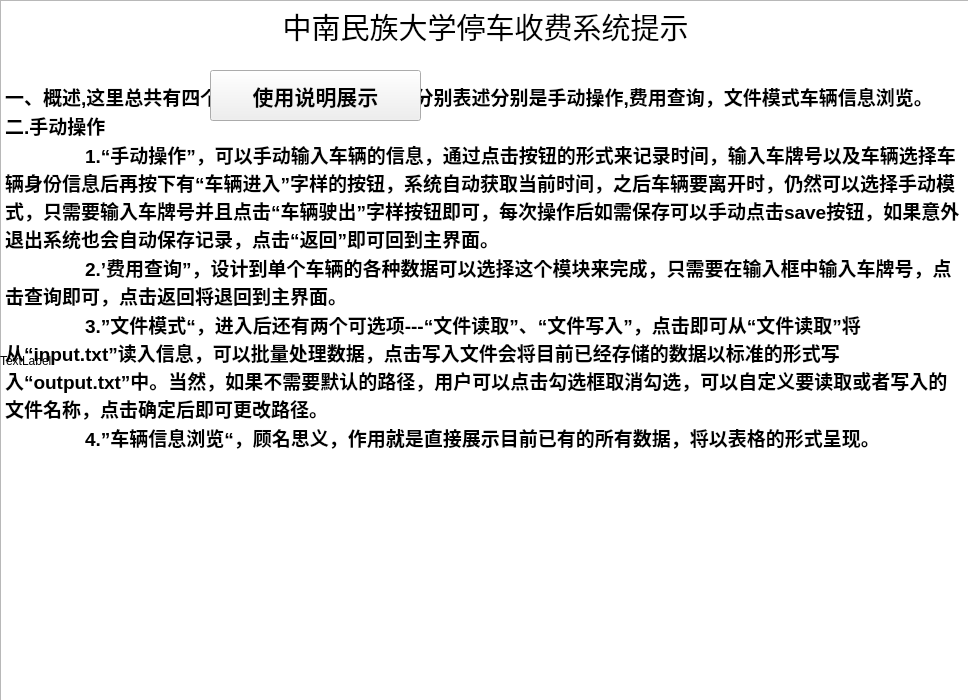
<?xml version="1.0" encoding="UTF-8"?>
<ui version="4.0">
 <class>tips</class>
 <widget class="QWidget" name="tips">
  <property name="geometry">
   <rect>
    <x>0</x>
    <y>0</y>
    <width>968</width>
    <height>700</height>
   </rect>
  </property>
  <property name="windowTitle">
   <string>Form</string>
  </property>
  <widget class="QPushButton" name="backButton">
   <property name="geometry">
    <rect>
     <x>640</x>
     <y>70</y>
     <width>201</width>
     <height>41</height>
    </rect>
   </property>
   <property name="font">
    <font>
     <pointsize>21</pointsize>
    </font>
   </property>
   <property name="text">
    <string>back</string>
   </property>
  </widget>
  <widget class="QTextBrowser" name="tipBrowser">
   <property name="geometry">
    <rect>
     <x>0</x>
     <y>0</y>
     <width>971</width>
     <height>751</height>
    </rect>
   </property>
   <property name="html">
    <string>&lt;!DOCTYPE HTML PUBLIC &quot;-//W3C//DTD HTML 4.0//EN&quot; &quot;http://www.w3.org/TR/REC-html40/strict.dtd&quot;&gt;
&lt;html&gt;&lt;head&gt;&lt;meta name=&quot;qrichtext&quot; content=&quot;1&quot; /&gt;&lt;meta charset=&quot;utf-8&quot; /&gt;&lt;style type=&quot;text/css&quot;&gt;
p, li { white-space: pre-wrap; }
hr { height: 1px; border-width: 0; }
li.unchecked::marker { content: &quot;\2610&quot;; }
li.checked::marker { content: &quot;\2612&quot;; }
&lt;/style&gt;&lt;/head&gt;&lt;body style=&quot; font-family:'Microsoft YaHei UI'; font-size:9pt; font-weight:400; font-style:normal;&quot;&gt;
&lt;p align=&quot;center&quot; style=&quot; margin-top:0px; margin-bottom:0px; margin-left:0px; margin-right:0px; -qt-block-indent:0; text-indent:0px;&quot;&gt;&lt;span style=&quot; font-size:22pt;&quot;&gt;中南民族大学停车收费系统提示&lt;/span&gt;&lt;/p&gt;
&lt;p style=&quot;-qt-paragraph-type:empty; margin-top:0px; margin-bottom:0px; margin-left:0px; margin-right:0px; -qt-block-indent:0; text-indent:0px; font-size:22pt;&quot;&gt;&lt;br /&gt;&lt;/p&gt;
&lt;p style=&quot; margin-top:0px; margin-bottom:0px; margin-left:0px; margin-right:0px; -qt-block-indent:0; text-indent:0px;&quot;&gt;&lt;span style=&quot; font-size:14pt; font-weight:700;&quot;&gt;一、概述,这里总共有四个按钮的可选功能,按钮上分别表述分别是手动操作,费用查询，文件模式车辆信息浏览。&lt;/span&gt;&lt;/p&gt;
&lt;p style=&quot; margin-top:0px; margin-bottom:0px; margin-left:0px; margin-right:0px; -qt-block-indent:0; text-indent:0px;&quot;&gt;&lt;span style=&quot; font-size:14pt; font-weight:700;&quot;&gt;二.手动操作&lt;/span&gt;&lt;/p&gt;
&lt;p style=&quot; margin-top:0px; margin-bottom:0px; margin-left:0px; margin-right:0px; -qt-block-indent:0; text-indent:0px;&quot;&gt;&lt;span style=&quot; font-size:14pt; font-weight:700;&quot;&gt;	1.“手动操作”，可以手动输入车辆的信息，通过点击按钮的形式来记录时间，输入车牌号以及车辆选择车辆身份信息后再按下有“车辆进入”字样的按钮，系统自动获取当前时间，之后车辆要离开时，仍然可以选择手动模式，只需要输入车牌号并且点击“车辆驶出”字样按钮即可，每次操作后如需保存可以手动点击save按钮，如果意外退出系统也会自动保存记录，点击“返回”即可回到主界面。&lt;/span&gt;&lt;/p&gt;
&lt;p style=&quot; margin-top:0px; margin-bottom:0px; margin-left:0px; margin-right:0px; -qt-block-indent:0; text-indent:0px;&quot;&gt;&lt;span style=&quot; font-size:14pt; font-weight:700;&quot;&gt;	2.’费用查询”，设计到单个车辆的各种数据可以选择这个模块来完成，只需要在输入框中输入车牌号，点击查询即可，点击返回将退回到主界面。&lt;/span&gt;&lt;/p&gt;
&lt;p style=&quot; margin-top:0px; margin-bottom:0px; margin-left:0px; margin-right:0px; -qt-block-indent:0; text-indent:0px;&quot;&gt;&lt;span style=&quot; font-size:14pt; font-weight:700;&quot;&gt;	3.”文件模式“，进入后还有两个可选项---“文件读取”、“文件写入”，点击即可从“文件读取”将从“input.txt”读入信息，可以批量处理数据，点击写入文件会将目前已经存储的数据以标准的形式写入“output.txt”中。当然，如果不需要默认的路径，用户可以点击勾选框取消勾选，可以自定义要读取或者写入的文件名称，点击确定后即可更改路径。&lt;/span&gt;&lt;/p&gt;
&lt;p style=&quot; margin-top:0px; margin-bottom:0px; margin-left:0px; margin-right:0px; -qt-block-indent:0; text-indent:0px;&quot;&gt;&lt;span style=&quot; font-size:14pt; font-weight:700;&quot;&gt;	4.”车辆信息浏览“，顾名思义，作用就是直接展示目前已有的所有数据，将以表格的形式呈现。&lt;/span&gt;&lt;/p&gt;
&lt;p style=&quot; margin-top:0px; margin-bottom:0px; margin-left:0px; margin-right:0px; -qt-block-indent:0; text-indent:0px;&quot;&gt;&lt;span style=&quot; font-size:14pt; font-weight:700;&quot;&gt;	&lt;/span&gt;&lt;/p&gt;
&lt;p style=&quot; margin-top:0px; margin-bottom:0px; margin-left:0px; margin-right:0px; -qt-block-indent:0; text-indent:0px;&quot;&gt;&lt;span style=&quot; font-size:14pt; font-weight:700;&quot;&gt;	&lt;/span&gt;&lt;/p&gt;&lt;/body&gt;&lt;/html&gt;</string>
   </property>
  </widget>
  <widget class="QPushButton" name="tipsButton">
   <property name="geometry">
    <rect>
     <x>210</x>
     <y>70</y>
     <width>211</width>
     <height>51</height>
    </rect>
   </property>
   <property name="font">
    <font>
     <pointsize>16</pointsize>
     <bold>true</bold>
    </font>
   </property>
   <property name="text">
    <string>使用说明展示</string>
   </property>
  </widget>
  <widget class="QLabel" name="label">
   <property name="geometry">
    <rect>
     <x>0</x>
     <y>10</y>
     <width>971</width>
     <height>701</height>
    </rect>
   </property>
   <property name="text">
    <string>TextLabel</string>
   </property>
  </widget>
 </widget>
 <resources/>
 <connections/>
</ui>
